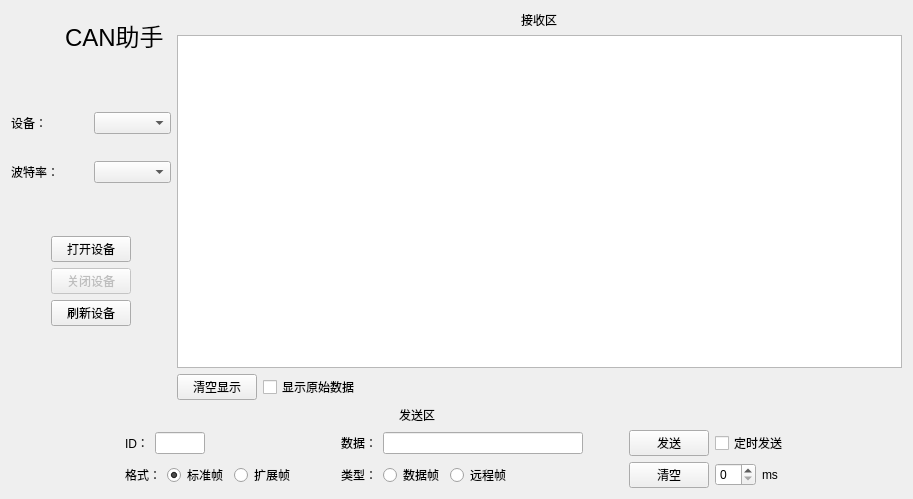
<?xml version="1.0" encoding="UTF-8"?>
<ui version="4.0">
 <class>CanAssistantPage</class>
 <widget class="QWidget" name="CanAssistantPage">
  <property name="geometry">
   <rect>
    <x>0</x>
    <y>0</y>
    <width>913</width>
    <height>499</height>
   </rect>
  </property>
  <property name="windowTitle">
   <string>Form</string>
  </property>
  <layout class="QGridLayout" name="gridLayout_5">
   <item row="2" column="0" colspan="3">
    <layout class="QGridLayout" name="gridLayout_2">
     <item row="0" column="1" colspan="2">
      <widget class="QPushButton" name="pushButton_open">
       <property name="focusPolicy">
        <enum>Qt::NoFocus</enum>
       </property>
       <property name="text">
        <string>打开设备</string>
       </property>
      </widget>
     </item>
     <item row="1" column="0">
      <spacer name="horizontalSpacer_8">
       <property name="orientation">
        <enum>Qt::Horizontal</enum>
       </property>
       <property name="sizeHint" stdset="0">
        <size>
         <width>40</width>
         <height>20</height>
        </size>
       </property>
      </spacer>
     </item>
     <item row="1" column="1" colspan="2">
      <widget class="QPushButton" name="pushButton_close">
       <property name="enabled">
        <bool>false</bool>
       </property>
       <property name="focusPolicy">
        <enum>Qt::NoFocus</enum>
       </property>
       <property name="text">
        <string>关闭设备</string>
       </property>
      </widget>
     </item>
     <item row="2" column="1" rowspan="2" colspan="2">
      <widget class="QPushButton" name="pushButton_refresh">
       <property name="focusPolicy">
        <enum>Qt::NoFocus</enum>
       </property>
       <property name="text">
        <string>刷新设备</string>
       </property>
      </widget>
     </item>
     <item row="4" column="1" colspan="2">
      <spacer name="verticalSpacer_2">
       <property name="orientation">
        <enum>Qt::Vertical</enum>
       </property>
       <property name="sizeHint" stdset="0">
        <size>
         <width>20</width>
         <height>40</height>
        </size>
       </property>
      </spacer>
     </item>
     <item row="1" column="3">
      <spacer name="horizontalSpacer_9">
       <property name="orientation">
        <enum>Qt::Horizontal</enum>
       </property>
       <property name="sizeHint" stdset="0">
        <size>
         <width>40</width>
         <height>20</height>
        </size>
       </property>
      </spacer>
     </item>
    </layout>
   </item>
   <item row="1" column="0" colspan="3">
    <layout class="QGridLayout" name="gridLayout">
     <property name="verticalSpacing">
      <number>27</number>
     </property>
     <item row="0" column="0" colspan="2">
      <spacer name="verticalSpacer_3">
       <property name="orientation">
        <enum>Qt::Vertical</enum>
       </property>
       <property name="sizeHint" stdset="0">
        <size>
         <width>20</width>
         <height>40</height>
        </size>
       </property>
      </spacer>
     </item>
     <item row="1" column="0">
      <widget class="QLabel" name="label_canDevice">
       <property name="text">
        <string>设备：</string>
       </property>
      </widget>
     </item>
     <item row="3" column="0" colspan="2">
      <spacer name="verticalSpacer">
       <property name="orientation">
        <enum>Qt::Vertical</enum>
       </property>
       <property name="sizeHint" stdset="0">
        <size>
         <width>20</width>
         <height>40</height>
        </size>
       </property>
      </spacer>
     </item>
     <item row="2" column="0">
      <widget class="QLabel" name="label_baudRate">
       <property name="text">
        <string>波特率：</string>
       </property>
      </widget>
     </item>
     <item row="1" column="1">
      <widget class="QComboBox" name="comboBox_canDevice">
       <property name="focusPolicy">
        <enum>Qt::NoFocus</enum>
       </property>
      </widget>
     </item>
     <item row="2" column="1">
      <widget class="QComboBox" name="comboBox_baudRate">
       <property name="focusPolicy">
        <enum>Qt::NoFocus</enum>
       </property>
       <property name="currentIndex">
        <number>-1</number>
       </property>
       <property name="modelColumn">
        <number>0</number>
       </property>
      </widget>
     </item>
    </layout>
   </item>
   <item row="0" column="3" rowspan="3">
    <layout class="QGridLayout" name="gridLayout_4">
     <item row="2" column="1">
      <widget class="QCheckBox" name="checkBox_rawData">
       <property name="focusPolicy">
        <enum>Qt::NoFocus</enum>
       </property>
       <property name="text">
        <string>显示原始数据</string>
       </property>
      </widget>
     </item>
     <item row="2" column="2">
      <spacer name="horizontalSpacer">
       <property name="orientation">
        <enum>Qt::Horizontal</enum>
       </property>
       <property name="sizeHint" stdset="0">
        <size>
         <width>40</width>
         <height>20</height>
        </size>
       </property>
      </spacer>
     </item>
     <item row="1" column="0" colspan="3">
      <widget class="QTextEdit" name="textEdit_receive">
       <property name="readOnly">
        <bool>true</bool>
       </property>
      </widget>
     </item>
     <item row="0" column="0" colspan="3" alignment="Qt::AlignHCenter">
      <widget class="QLabel" name="label_receive">
       <property name="text">
        <string>接收区</string>
       </property>
      </widget>
     </item>
     <item row="2" column="0">
      <widget class="QPushButton" name="pushButton_clearReceive">
       <property name="focusPolicy">
        <enum>Qt::NoFocus</enum>
       </property>
       <property name="text">
        <string>清空显示</string>
       </property>
      </widget>
     </item>
    </layout>
   </item>
   <item row="0" column="0">
    <widget class="QToolButton" name="toolButton_back">
     <property name="sizePolicy">
      <sizepolicy hsizetype="Fixed" vsizetype="Fixed">
       <horstretch>0</horstretch>
       <verstretch>0</verstretch>
      </sizepolicy>
     </property>
     <property name="minimumSize">
      <size>
       <width>48</width>
       <height>48</height>
      </size>
     </property>
     <property name="focusPolicy">
      <enum>Qt::NoFocus</enum>
     </property>
     <property name="styleSheet">
      <string notr="true">QToolButton {
    border: none;
    background: transparent;
}
#toolButton_back:pressed {
    padding: 0px;
    margin: 0px;
}</string>
     </property>
     <property name="text">
      <string/>
     </property>
     <property name="icon">
      <iconset resource="../../resources/resources.qrc">
       <normaloff>:/images/images/取消.png</normaloff>:/images/images/取消.png</iconset>
     </property>
     <property name="iconSize">
      <size>
       <width>36</width>
       <height>36</height>
      </size>
     </property>
     <property name="popupMode">
      <enum>QToolButton::DelayedPopup</enum>
     </property>
    </widget>
   </item>
   <item row="0" column="1">
    <widget class="QLabel" name="label_canAssistant">
     <property name="font">
      <font>
       <pointsize>18</pointsize>
      </font>
     </property>
     <property name="text">
      <string>CAN助手</string>
     </property>
    </widget>
   </item>
   <item row="3" column="0" colspan="4">
    <layout class="QGridLayout" name="gridLayout_3">
     <item row="1" column="1" colspan="2">
      <layout class="QHBoxLayout" name="horizontalLayout_4">
       <item>
        <widget class="QLabel" name="label_ID">
         <property name="text">
          <string>ID：</string>
         </property>
        </widget>
       </item>
       <item>
        <widget class="QLineEdit" name="lineEdit_ID">
         <property name="minimumSize">
          <size>
           <width>50</width>
           <height>0</height>
          </size>
         </property>
         <property name="maximumSize">
          <size>
           <width>50</width>
           <height>16777215</height>
          </size>
         </property>
         <property name="text">
          <string/>
         </property>
        </widget>
       </item>
       <item>
        <spacer name="horizontalSpacer_4">
         <property name="orientation">
          <enum>Qt::Horizontal</enum>
         </property>
         <property name="sizeHint" stdset="0">
          <size>
           <width>40</width>
           <height>20</height>
          </size>
         </property>
        </spacer>
       </item>
      </layout>
     </item>
     <item row="1" column="5">
      <widget class="QPushButton" name="pushButton_send">
       <property name="focusPolicy">
        <enum>Qt::NoFocus</enum>
       </property>
       <property name="text">
        <string>发送</string>
       </property>
      </widget>
     </item>
     <item row="2" column="7">
      <widget class="QLabel" name="label_ms">
       <property name="text">
        <string>ms</string>
       </property>
      </widget>
     </item>
     <item row="1" column="6" colspan="2">
      <widget class="QCheckBox" name="checkBox_autoSend">
       <property name="focusPolicy">
        <enum>Qt::NoFocus</enum>
       </property>
       <property name="text">
        <string>定时发送</string>
       </property>
      </widget>
     </item>
     <item row="1" column="3" colspan="2">
      <layout class="QHBoxLayout" name="horizontalLayout_5">
       <item>
        <widget class="QLabel" name="label_data">
         <property name="text">
          <string>数据：</string>
         </property>
        </widget>
       </item>
       <item>
        <widget class="QLineEdit" name="lineEdit_data">
         <property name="minimumSize">
          <size>
           <width>200</width>
           <height>0</height>
          </size>
         </property>
         <property name="maximumSize">
          <size>
           <width>200</width>
           <height>16777215</height>
          </size>
         </property>
         <property name="text">
          <string/>
         </property>
        </widget>
       </item>
       <item>
        <spacer name="horizontalSpacer_5">
         <property name="orientation">
          <enum>Qt::Horizontal</enum>
         </property>
         <property name="sizeHint" stdset="0">
          <size>
           <width>40</width>
           <height>20</height>
          </size>
         </property>
        </spacer>
       </item>
      </layout>
     </item>
     <item row="1" column="0">
      <spacer name="horizontalSpacer_6">
       <property name="orientation">
        <enum>Qt::Horizontal</enum>
       </property>
       <property name="sizeHint" stdset="0">
        <size>
         <width>40</width>
         <height>20</height>
        </size>
       </property>
      </spacer>
     </item>
     <item row="2" column="3" colspan="2">
      <layout class="QHBoxLayout" name="horizontalLayout_3">
       <item>
        <widget class="QLabel" name="label_type">
         <property name="text">
          <string>类型：</string>
         </property>
        </widget>
       </item>
       <item>
        <widget class="QRadioButton" name="radioButton_data">
         <property name="focusPolicy">
          <enum>Qt::NoFocus</enum>
         </property>
         <property name="text">
          <string>数据帧</string>
         </property>
         <property name="checked">
          <bool>true</bool>
         </property>
        </widget>
       </item>
       <item>
        <widget class="QRadioButton" name="radioButton_remote">
         <property name="focusPolicy">
          <enum>Qt::NoFocus</enum>
         </property>
         <property name="text">
          <string>远程帧</string>
         </property>
        </widget>
       </item>
       <item>
        <spacer name="horizontalSpacer_3">
         <property name="orientation">
          <enum>Qt::Horizontal</enum>
         </property>
         <property name="sizeHint" stdset="0">
          <size>
           <width>40</width>
           <height>20</height>
          </size>
         </property>
        </spacer>
       </item>
      </layout>
     </item>
     <item row="0" column="1" colspan="5" alignment="Qt::AlignHCenter">
      <widget class="QLabel" name="label_send">
       <property name="text">
        <string>发送区</string>
       </property>
      </widget>
     </item>
     <item row="2" column="5">
      <widget class="QPushButton" name="pushButton_clearSend">
       <property name="focusPolicy">
        <enum>Qt::NoFocus</enum>
       </property>
       <property name="text">
        <string>清空</string>
       </property>
      </widget>
     </item>
     <item row="2" column="8">
      <spacer name="horizontalSpacer_2">
       <property name="orientation">
        <enum>Qt::Horizontal</enum>
       </property>
       <property name="sizeHint" stdset="0">
        <size>
         <width>13</width>
         <height>17</height>
        </size>
       </property>
      </spacer>
     </item>
     <item row="2" column="1" colspan="2">
      <layout class="QHBoxLayout" name="horizontalLayout_2">
       <item>
        <widget class="QLabel" name="label_format">
         <property name="text">
          <string>格式：</string>
         </property>
        </widget>
       </item>
       <item>
        <widget class="QRadioButton" name="radioButton_std">
         <property name="focusPolicy">
          <enum>Qt::NoFocus</enum>
         </property>
         <property name="text">
          <string>标准帧</string>
         </property>
         <property name="checked">
          <bool>true</bool>
         </property>
        </widget>
       </item>
       <item>
        <widget class="QRadioButton" name="radioButton_ext">
         <property name="focusPolicy">
          <enum>Qt::NoFocus</enum>
         </property>
         <property name="text">
          <string>扩展帧</string>
         </property>
        </widget>
       </item>
       <item>
        <spacer name="horizontalSpacer_7">
         <property name="orientation">
          <enum>Qt::Horizontal</enum>
         </property>
         <property name="sizeHint" stdset="0">
          <size>
           <width>40</width>
           <height>20</height>
          </size>
         </property>
        </spacer>
       </item>
      </layout>
     </item>
     <item row="2" column="6">
      <widget class="QSpinBox" name="spinBox_autoSend"/>
     </item>
    </layout>
   </item>
  </layout>
 </widget>
 <resources>
  <include location="../../resources/resources.qrc"/>
 </resources>
 <connections/>
</ui>
